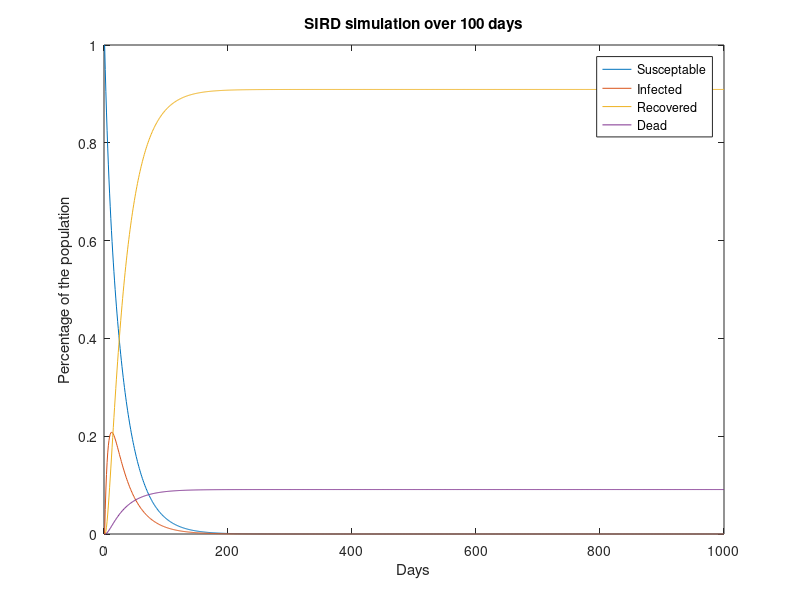
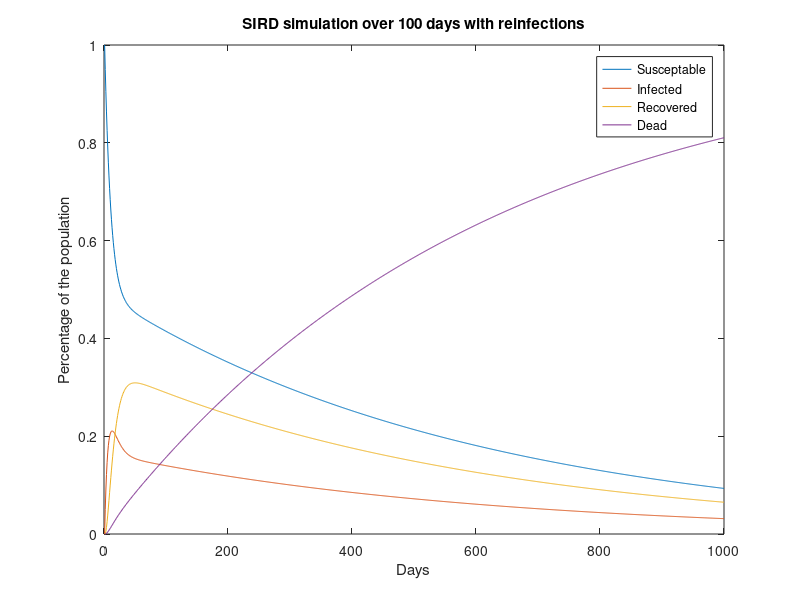

These charts were generated, in order, by the following MATLAB code:

close all
clc
clear

%% Basic SIRD
%create an A matrix with the parcentage of SIRD
A = [0.95 0.04 0 0; 0.05 0.85 0 0; 0 0.1 1 0; 0 0.01 0 1];


%create a vector which holds the proportions of SIRD at state t
X = [1 0 0 0];
t = 1000;
Simulation = zeros(4,t);
Simulation(:,1) = X;

for i = 1:t-1
    Simulation(:,i+1) = A*Simulation(:,i);
end

figure
plot(Simulation');
title("SIRD simulation over 100 days")
legend("Susceptable", "Infected", "Recovered","Dead")
xlabel("Days")
ylabel("Percentage of the population")

%% Modifiede SIRD

%create an A matrix with the parcentage of SIRD with reinfections
A_reinfect = [0.95 0.04 0.05 0; 0.05 0.85 0 0; 0 0.1 0.95 0; 0 0.01 0 1];

%create a new simulation matrix for the reinfections 
ReSimulation = zeros(4,t);
ReSimulation(:,1) = X;

%create a vector which holds the proportions of SIRD at state t
for i = 1:t-1
    ReSimulation(:,i+1) = A_reinfect*ReSimulation(:,i);
end

figure
plot(ReSimulation');
title("SIRD simulation over 100 days with reinfections")
legend("Susceptable", "Infected", "Recovered","Dead")
xlabel("Days")
ylabel("Percentage of the population")



